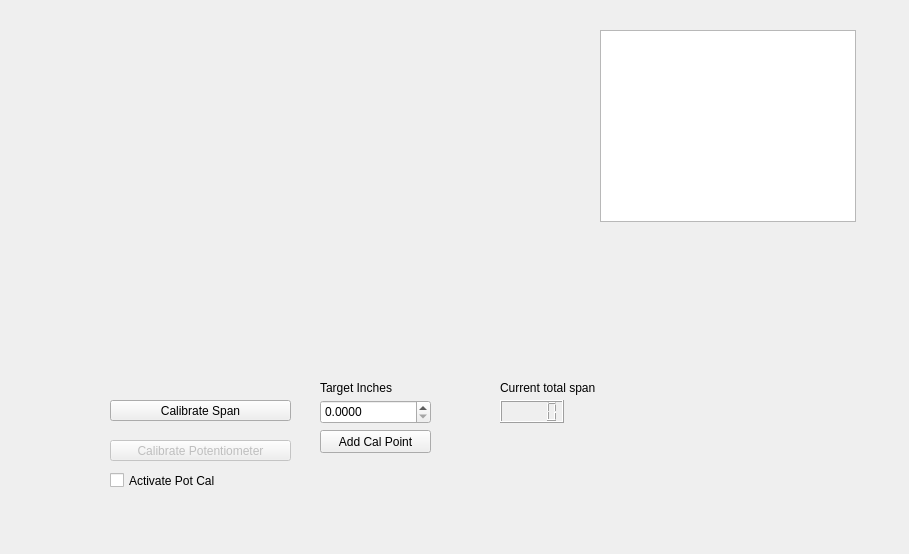
<?xml version="1.0" encoding="UTF-8"?>
<ui version="4.0">
 <class>SpanCalibration</class>
 <widget class="QWidget" name="SpanCalibration">
  <property name="geometry">
   <rect>
    <x>0</x>
    <y>0</y>
    <width>909</width>
    <height>554</height>
   </rect>
  </property>
  <property name="windowTitle">
   <string>Form</string>
  </property>
  <widget class="QwtPlot" name="CalibrationPlot">
   <property name="geometry">
    <rect>
     <x>30</x>
     <y>30</y>
     <width>541</width>
     <height>331</height>
    </rect>
   </property>
  </widget>
  <widget class="QPushButton" name="SpanCalButton">
   <property name="enabled">
    <bool>true</bool>
   </property>
   <property name="geometry">
    <rect>
     <x>110</x>
     <y>400</y>
     <width>181</width>
     <height>21</height>
    </rect>
   </property>
   <property name="text">
    <string>Calibrate Span</string>
   </property>
  </widget>
  <widget class="QPushButton" name="UseLessButtonForNow">
   <property name="enabled">
    <bool>false</bool>
   </property>
   <property name="geometry">
    <rect>
     <x>110</x>
     <y>440</y>
     <width>181</width>
     <height>21</height>
    </rect>
   </property>
   <property name="text">
    <string>Calibrate Potentiometer</string>
   </property>
  </widget>
  <widget class="QTextBrowser" name="Instructions">
   <property name="geometry">
    <rect>
     <x>600</x>
     <y>30</y>
     <width>256</width>
     <height>192</height>
    </rect>
   </property>
  </widget>
  <widget class="QLCDNumber" name="curSpanDisplay">
   <property name="geometry">
    <rect>
     <x>500</x>
     <y>400</y>
     <width>64</width>
     <height>23</height>
    </rect>
   </property>
  </widget>
  <widget class="QPushButton" name="PotCalButton">
   <property name="geometry">
    <rect>
     <x>320</x>
     <y>430</y>
     <width>111</width>
     <height>23</height>
    </rect>
   </property>
   <property name="text">
    <string>Add Cal Point</string>
   </property>
  </widget>
  <widget class="QDoubleSpinBox" name="setTotSpan">
   <property name="geometry">
    <rect>
     <x>320</x>
     <y>400</y>
     <width>111</width>
     <height>24</height>
    </rect>
   </property>
   <property name="decimals">
    <number>4</number>
   </property>
  </widget>
  <widget class="QLabel" name="label">
   <property name="geometry">
    <rect>
     <x>320</x>
     <y>380</y>
     <width>161</width>
     <height>16</height>
    </rect>
   </property>
   <property name="text">
    <string>Target Inches</string>
   </property>
  </widget>
  <widget class="QLabel" name="label_2">
   <property name="geometry">
    <rect>
     <x>500</x>
     <y>380</y>
     <width>161</width>
     <height>16</height>
    </rect>
   </property>
   <property name="text">
    <string>Current total span</string>
   </property>
  </widget>
  <widget class="QCheckBox" name="activatePotCal">
   <property name="geometry">
    <rect>
     <x>110</x>
     <y>460</y>
     <width>111</width>
     <height>41</height>
    </rect>
   </property>
   <property name="text">
    <string>Activate Pot Cal</string>
   </property>
  </widget>
 </widget>
 <customwidgets>
  <customwidget>
   <class>QwtPlot</class>
   <extends>QFrame</extends>
   <header>qwt_plot.h</header>
   <container>1</container>
  </customwidget>
 </customwidgets>
 <resources/>
 <connections/>
</ui>
